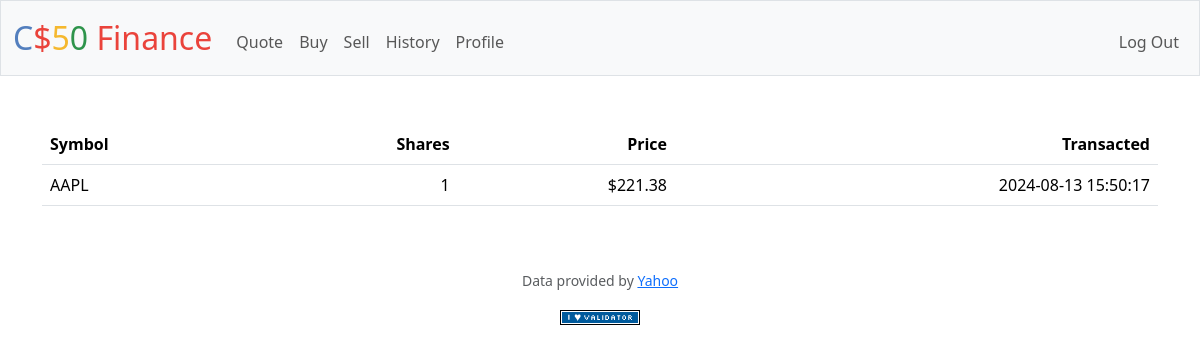
Screenshot of /history (signed in) with the database file from the repository.
### tables this page shows
CREATE TABLE trades (
  id INTEGER PRIMARY KEY AUTOINCREMENT,
  user_id INTEGER REFERENCES users(id),
  symbol TEXT,
  shares INTEGER,  -- Positive for buy, negative for sell
  price REAL,
  time DATETIME DEFAULT CURRENT_TIMESTAMP
);

### app.py (the view)
@app.route("/history")
@login_required
def history():
    history = db.execute(
        "SELECT symbol, shares, price, time FROM trades WHERE user_id = ?;",
        session["user_id"],
    )
    return render_template("history.html", history=history)

### app.py (called while the page is built)
@app.after_request
def after_request(response):
    response.headers["Cache-Control"] = "no-cache, no-store, must-revalidate"
    response.headers["Expires"] = 0
    response.headers["Pragma"] = "no-cache"
    return response

### helpers.py (called while the page is built)
def login_required(f):
    @wraps(f)
    def decorated_function(*args, **kwargs):
        if session.get("user_id") is None:
            return redirect("/login")
        return f(*args, **kwargs)
    return decorated_function

def usd(value):
    return f"${value:,.2f}"

### templates/history.html
{% extends "layout.html" %} {% block title %}History {% endblock%} {%block main%}
<table class="table">
  <thead>
    <tr>
      <th class="text-start">Symbol</th>
      <th class="text-end">Shares</th>
      <th class="text-end">Price</th>
      <th class="text-end">Transacted</th>
    </tr>
  </thead>
  <tbody>
    {% for trade in history %}
    <tr>
      <td class="text-start">{{trade.symbol}}</td>
      <td class="text-end">{{trade.shares}}</td>
      <td class="text-end">{{trade.price | usd}}</td>
      <td class="text-end">{{trade.time}}</td>
    </tr>
    {% endfor %}
  </tbody>
</table>
{% endblock %}

### rows the page displays
trades: symbol "AAPL", shares "1", price "$221.38", time "2024-08-13 15:50:17"
